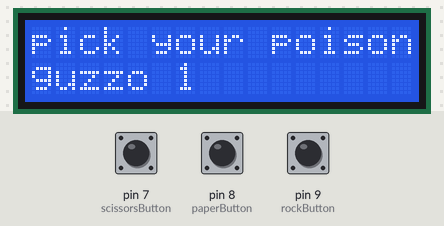
Bench run of a sketch on a simulated Arduino Uno, built with avr-gcc and run on an emulated ATmega328P. Shown: 16×2 character LCD. The inputs (shaded band) are chosen by the test bench; at power-on: pin 7 (scissorsButton) LOW, pin 8 (paperButton) LOW, pin 9 (rockButton) LOW. What the sketch prints to the serial monitor is not drawn.

Above: at 1.2 s.
1.3 s: pin 7 (scissorsButton) pulled HIGH for 0.15 s
At 2.6 s:
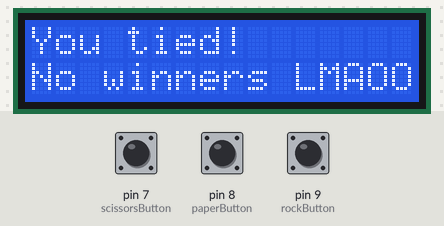
At 7.7 s:
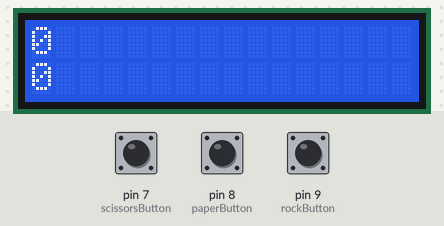
Timing chart, 0 to 9.2 s (numbered marks = the images above; inputs shaded):
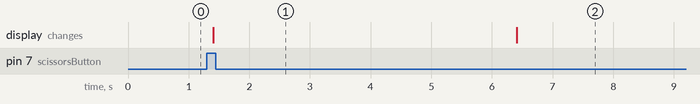

Measured:
- after the input at 1.3 s, the display: changes after 0.11 s (image 1)

The sketch:

Block3-Improved.ino
```cpp
#include <LiquidCrystal.h>

#define rockButton 9
#define paperButton 8
#define scissorsButton 7

LiquidCrystal lcd(12, 11, 5, 4, 3, 2);

int player1Score = 0;
int player1Final = 0;
int player2Score = 0;
int player2Final = 0;
int state = 0;


void setup()
{
  Serial.begin(9600);
  pinMode(rockButton, INPUT);
  pinMode(paperButton, INPUT);
  pinMode(scissorsButton, INPUT);
  lcd.begin(16, 2);
}


// game functions
void player1Wins(void)
{
  lcd.clear();
  player1Score += 1;
  lcd.setCursor(0,0);
  lcd.print("Player 1 Wins!");
  lcd.setCursor(0,1);
  lcd.print("POGGERS");
}

void player2Wins(void)
{
  lcd.clear();
  player2Score += 1;
  lcd.setCursor(0,0);
  lcd.print("Player 2 Wins!");
  lcd.setCursor(0,1);
  lcd.print("POGGERS");
}

void playersTied(void)
{
  lcd.clear();
  lcd.setCursor(0,0);
  lcd.print("You tied!");
  lcd.setCursor(0,1);
  lcd.print("No winners LMAOO");
}

void displayScores(void)
{
  lcd.clear();
  lcd.setCursor(0,0);
  lcd.print(player1Score);
  lcd.setCursor(0,1);
  lcd.print(player2Score);
}


//game loop
void loop()
{
  if (state == 0) // Player 1 makes a choice
  {
    lcd.setCursor(0,0);
    lcd.print("pick your poison");
    lcd.setCursor(0,1);
    lcd.print("guzzo 1");


    while (player1Final == 0 && player2Final == 0)
    {
      if (digitalRead(rockButton) == HIGH)
      {
        player1Final = 1;
      }

      else if (digitalRead(paperButton) == HIGH)
      {
        player1Final = 2;
      }

      else if (digitalRead(scissorsButton) == HIGH)
      {
      	player1Final = 3;
      }
    }

    Serial.print(rockButton);
    delay(100);
    state = 1;
  }

  if (state == 1) // Player 2 makes a choice
  {
    lcd.setCursor(0,0);
    lcd.print("pick your poison");
    lcd.setCursor(0,1);
    lcd.print("guzzo 2");

    // finalChoice button stores answer to variable player2Final once pressed

    while (player2Final == 0)
    {
      if (digitalRead(rockButton) == HIGH)
      {
        player2Final = 1;
      }

      else if (digitalRead(paperButton) == HIGH)
      {
        player2Final = 2;
      }

      else if (digitalRead(scissorsButton) == HIGH)
      {
      	player2Final = 3;
      }
    }

    state = 2;
  }

  if (state == 2) // Check who the winner is
  {
    // if check player1 Win == True
    // player1Wins();

    // else if check player2 wins == True
    // player2Wins();

    // else
    // playersTied();


    // Player 1 chose Rock and Player 2 chose Paper
    if (player1Final == 1 && player2Final == 2) {
      player2Wins();
    }

    // Playe 1 chose Rock and Player 2 chose Scissors
    else if (player1Final == 1 && player2Final == 3) {
      player1Wins();
    }

    // Player 1 chose Paper and Player 2 chose rock
    else if (player1Final == 2 && player2Final == 1) {
      player1Wins();
    }

    // Player 1 chose Paper and Player 2 chose Scissors
    else if (player1Final == 2 && player2Final == 3) {
      player2Wins();
    }

    //Player 1 chose Scissors and Player 2 chose Rock
    else if (player1Final == 3 && player2Final == 1) {
      player2Wins();
    }

    //Player 1 chose Scissors and Player 2 chose Paper
    else if (player1Final == 3 && player2Final == 2) {
      player1Wins();
    }

    else { //Player 1 and 2 made the same choice
      playersTied();
    }

    delay(5000);
    displayScores();
    delay(5000);  // After 5 seconds, the game starts again
    lcd.clear();
    player1Final = 0;
    player2Final = 0;
    state = 0;  // This loops back to the beginning
  }
}
```
